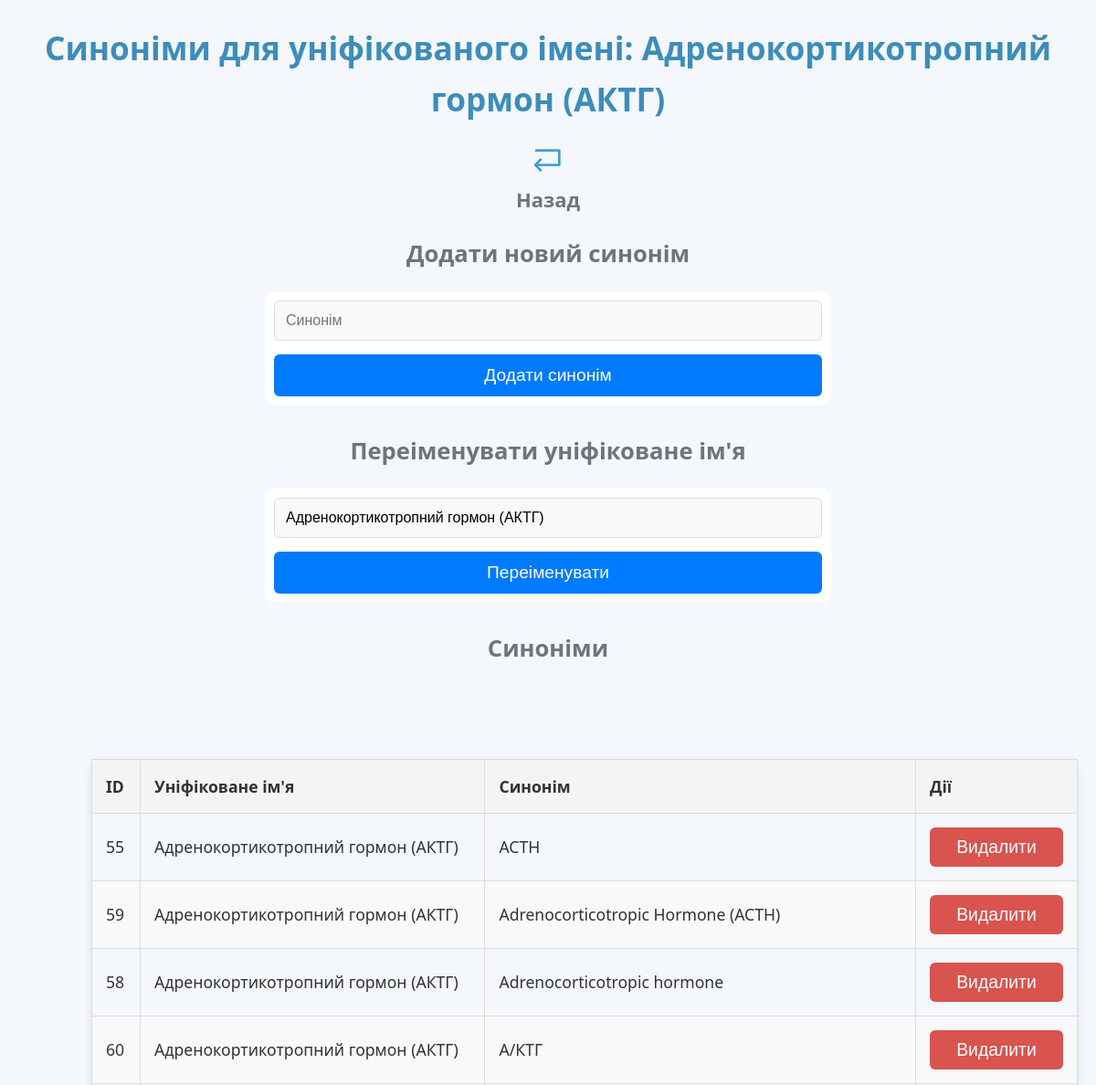
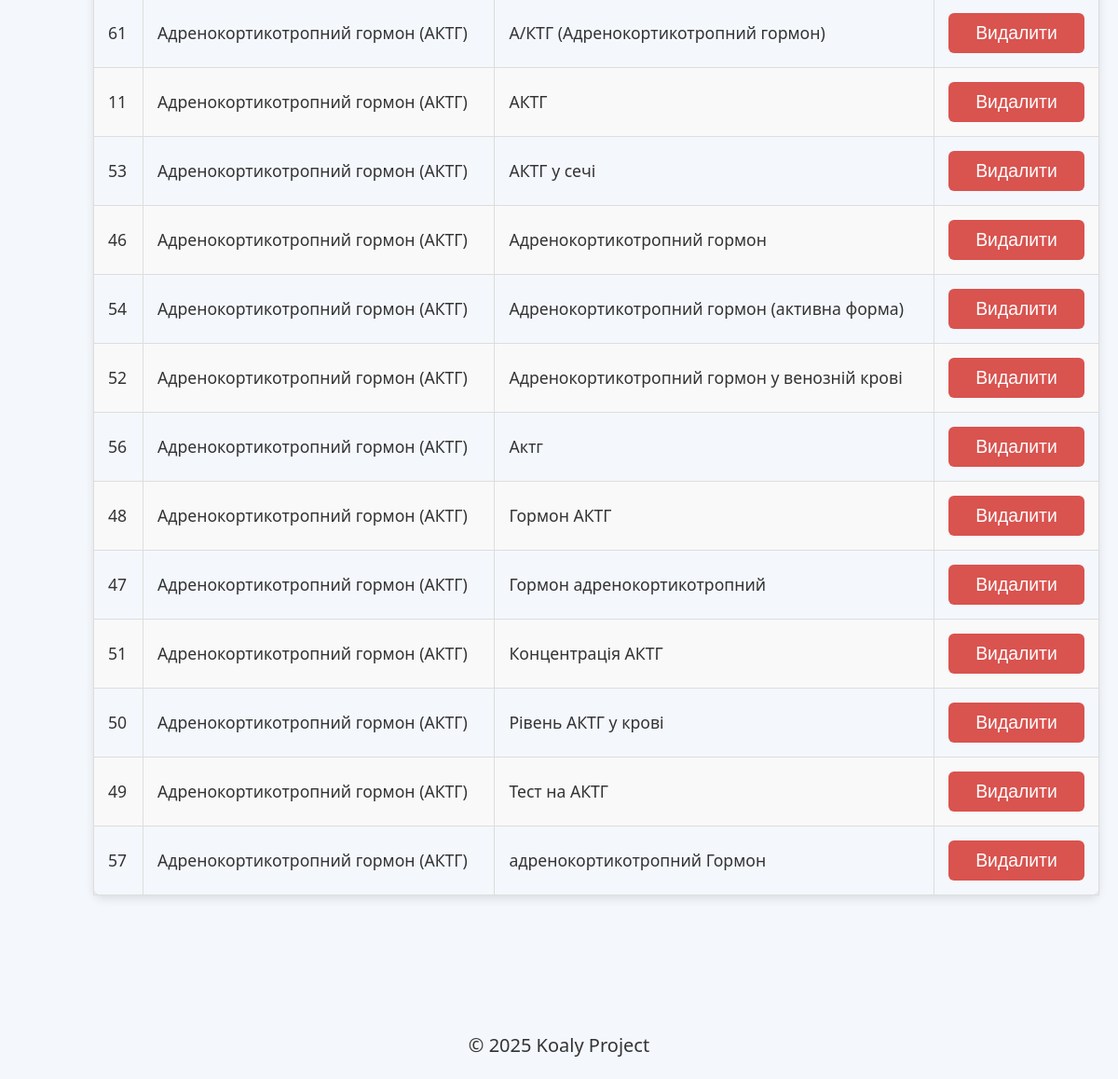
Screenshot of /synonyms/3 with the database file from the repository (2 pictures, top to bottom).
### medicalgrouplibrary/database.py (models this page shows)
class StandardName(Base):
    __tablename__ = "standard_names"
    id = Column(Integer, primary_key=True, index=True)
    name = Column(String, unique=True, nullable=False)
    standard_unit_id = Column(Integer, ForeignKey("units.id"), nullable=True)  # Зв'язок зі стандартною одиницею
    units = relationship("Unit", back_populates="standard_name", foreign_keys="[Unit.standard_name_id]")
    unit_conversions = relationship("UnitConversion", back_populates="standard_name",
                                    foreign_keys="[UnitConversion.standard_name_id]")
    synonyms = relationship("AnalysisSynonym", back_populates="standard_name")

class AnalysisSynonym(Base):
    __tablename__ = "analysis_synonyms"
    id = Column(Integer, primary_key=True, index=True)
    standard_name_id = Column(Integer, ForeignKey("standard_names.id"), nullable=False)
    synonym = Column(String, nullable=False)
    standard_name = relationship("StandardName", back_populates="synonyms")
    __table_args__ = (
        UniqueConstraint("standard_name_id", "synonym", name="unique_standard_name_synonym_constraint"),
    )

### routes/synonyms.py (the view)
@router.get("/synonyms/{standard_name_id}", response_class=HTMLResponse)
async def read_synonyms_by_name(request: Request, standard_name_id: int, db: Session = Depends(get_db)):
    standard_name = db.query(StandardName).filter(StandardName.id == standard_name_id).first()
    if standard_name:
        synonyms = db.query(AnalysisSynonym).join(StandardName).filter(StandardName.id == standard_name_id).all()
        return templates.TemplateResponse("synonyms.html", {
            "request": request,
            "standard_name": standard_name,
            "synonyms": synonyms
        })
    return {"message": "Стандартне ім'я не знайдено"}

### templates/synonyms.html (shortened to what this page needs)
{% extends "components/base.html" %}
{% block header %}Синоніми для уніфікованого імені: {{ standard_name.name }}{% endblock %}
{% block content %}
    <header>
        <p align="center"><a href="/unification_names"><img src="/static/back.png" width="3%"><br>Назад</a></p>
    </header>
        <section>
            <h2>Додати новий синонім</h2>
            <form action="/add_synonym/{{ standard_name.id }}" method="post">
                <input type="text" name="synonym" placeholder="Синонім" required>
                <button type="submit">Додати синонім</button>
            </form>
    <h2>Переіменувати уніфіковане ім'я</h2>
    <form action="/rename_standard_name/{{ standard_name.id }}" method="post">
        <input type="text" name="new_standard_name" value="{{ standard_name.name }}" placeholder="Нове уніфіковане ім'я" required>
        <button type="submit">Переіменувати</button>
    </form>
</section>
        <section>
            <h2>Синоніми</h2>
            <table>
                <thead>
                    <tr>
                        <th>ID</th>
                        <th>Уніфіковане ім'я</th>
                        <th>Синонім</th>
                        <th>Дії</th>
                    </tr>
                </thead>
                <tbody>
                    {% for synonym in synonyms %}
                    <tr>
                        <td>{{ synonym.id }}</td>
                        <td>{{ synonym.standard_name.name }}</td>
                        <td>{{ synonym.synonym }}</td>
                        <td>
                            <form action="/delete/{{ synonym.id }}" method="post" class="form-delete" style="display: inline;">
                                <button type="submit" class="btn-delete">Видалити</button>
                            </form>
                        </td>
                    </tr>
                    {% endfor %}
                </tbody>
            </table>
        </section>
{% endblock %}

### static/styles.css (style rules this page uses)
body { font-family: 'Segoe UI', Tahoma, Geneva, Verdana, sans-serif; margin: 0; padding: 0; background-color: #f4f7fc; color: #333; line-height: 1.6; }
h1, h2 { font-family: 'Segoe UI', Tahoma, Geneva, Verdana, sans-serif; margin-bottom: 20px; text-align: center; }
h2 { color: #6c757d; font-size: 1.6em; }
a { color: #007bff; text-decoration: none; font-weight: bold; transition: color 0.3s ease, transform 0.2s ease; }
p { font-size: 20px; }
p a { color: #6c757d; font-size: 1.1em; }
form { background-color: #fff; padding: 10px; border-radius: 10px; margin-bottom: 30px; width: 100%; max-width: 600px; margin-left: auto; margin-right: auto; }
.form-delete { background-color: transparent; padding: 0; border-radius: 0; margin: 0; width: auto; max-width: none; }
form input[type="text"], form select, form textarea { width: 100%; padding: 12px; margin-bottom: 15px; border: 1px solid #ddd; border-radius: 6px; font-size: 1em; background-color: #f9f9f9; box-sizing: border-box; transition: border-color 0.3s ease; }
form button { width: 100%; padding: 12px; background-color: #007bff; color: white; border: none; border-radius: 6px; cursor: pointer; font-size: 1.2em; transition: background-color 0.3s ease, transform 0.2s ease; }
table { width: 90%; align:center; margin: 100px; border-collapse: collapse; margin: 20px background-color: #fff; border-radius: 10px; box-shadow: 0 4px 10px rgba(0, 0, 0, 0.1); }
table th, table td { border: 1px solid #ddd; padding: 15px; text-align: left; font-size: 1.1em; }
table th { background-color: #f4f4f4; color: #333; }
table tr:nth-child(even) { background-color: #f9f9f9; }
button, .btn-delete, .btn-edit { padding: 10px 20px; cursor: pointer; border-radius: 6px; font-size: 1.1em; transition: background-color 0.3s ease, transform 0.2s ease; display: inline-block; margin-right: 12px; }
.btn-delete { background-color: #d9534f; color: white; border: none; max-width: 200px; }
h1, h2 { text-align: center; }

### rows the page displays
StandardName: name "Адренокортикотропний гормон (АКТГ)", new_standard_name "Адренокортикотропний гормон (АКТГ)"
AnalysisSynonym: id "55", standard_name.name "Адренокортикотропний гормон (АКТГ)", synonym "ACTH"
AnalysisSynonym: id "59", standard_name.name "Адренокортикотропний гормон (АКТГ)", synonym "Adrenocorticotropic Hormone (ACTH)"
AnalysisSynonym: id "58", standard_name.name "Адренокортикотропний гормон (АКТГ)", synonym "Adrenocorticotropic hormone"
AnalysisSynonym: id "60", standard_name.name "Адренокортикотропний гормон (АКТГ)", synonym "А/КТГ"
AnalysisSynonym: id "61", standard_name.name "Адренокортикотропний гормон (АКТГ)", synonym "А/КТГ (Адренокортикотропний гормон)"
AnalysisSynonym: id "11", standard_name.name "Адренокортикотропний гормон (АКТГ)", synonym "АКТГ"
AnalysisSynonym: id "53", standard_name.name "Адренокортикотропний гормон (АКТГ)", synonym "АКТГ у сечі"
AnalysisSynonym: id "46", standard_name.name "Адренокортикотропний гормон (АКТГ)", synonym "Адренокортикотропний гормон"
AnalysisSynonym: id "54", standard_name.name "Адренокортикотропний гормон (АКТГ)", synonym "Адренокортикотропний гормон (активна форма)"
AnalysisSynonym: id "52", standard_name.name "Адренокортикотропний гормон (АКТГ)", synonym "Адренокортикотропний гормон у венозній крові"
AnalysisSynonym: id "56", standard_name.name "Адренокортикотропний гормон (АКТГ)", synonym "Актг"
AnalysisSynonym: id "48", standard_name.name "Адренокортикотропний гормон (АКТГ)", synonym "Гормон АКТГ"
AnalysisSynonym: id "47", standard_name.name "Адренокортикотропний гормон (АКТГ)", synonym "Гормон адренокортикотропний"
AnalysisSynonym: id "51", standard_name.name "Адренокортикотропний гормон (АКТГ)", synonym "Концентрація АКТГ"
AnalysisSynonym: id "50", standard_name.name "Адренокортикотропний гормон (АКТГ)", synonym "Рівень АКТГ у крові"
AnalysisSynonym: id "49", standard_name.name "Адренокортикотропний гормон (АКТГ)", synonym "Тест на АКТГ"
AnalysisSynonym: id "57", standard_name.name "Адренокортикотропний гормон (АКТГ)", synonym "адренокортикотропний Гормон"
